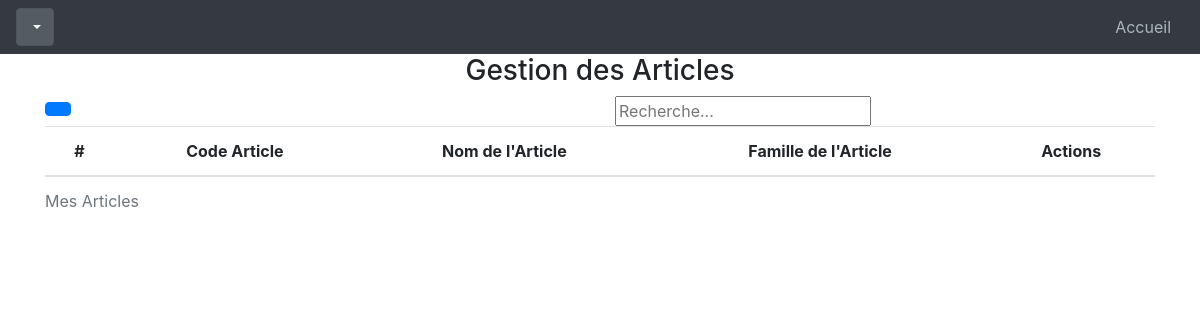
The page /articles/ on the database as committed earlier.
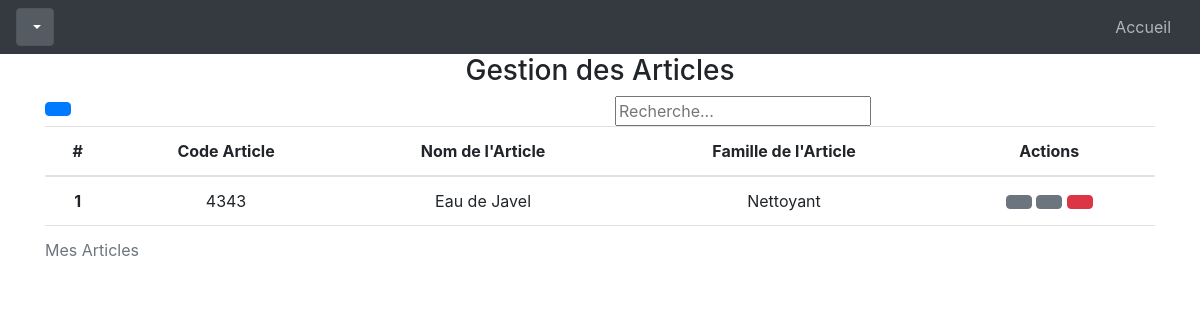
The same page on the database as committed later.
### profilAdmin/models.py (models this page shows, shortened)
class Article(models.Model):
    idarticle = models.AutoField(primary_key=True)
    codArticle = models.CharField(db_column='CodArticle', max_length=10)  # Field name made lowercase.
    nomArticle = models.CharField(max_length=40)
    idfamille = models.ForeignKey(FamilleArticle, on_delete=models.CASCADE, db_column='idfamille')
    class Meta:
        managed = True
        db_table = 'articles'

class FamilleArticle(models.Model):
    idfamille = models.AutoField(primary_key=True)
    codfamille = models.CharField(unique=True, max_length=10)
    nomfamille = models.CharField(max_length=40)
    idnatoperation = models.ForeignKey(Natoperation, on_delete=models.CASCADE, db_column='idnatoperation')
    class Meta:
        managed = True
        db_table = 'FamilleArticle'
    def __str__(self):
        return self.nomfamille

### profilAdmin/views.py (the view)
# urls.py: path('articles/', views.articles, name='articles'),
def articles(request):
    articles = Article.objects.all()
    context={'values' : articles}
    return render(request, folderLocation+'index/articles.html', context)

### templates/interfaces/administ/parametreDeBase/index/articles.html (shortened to what this page needs)
{% extends "interfaces/administ/indexTemplate.html" %}
{% block pageLink %}{% url 'articlecreate'  %}{% endblock pageLink %}
{% block indexTitle %}Gestion des Articles{% endblock indexTitle %}
{% block tableTitle %}Mes Articles{% endblock tableTitle %}
{% block col1 %}Code Article{% endblock col1 %}
{% block col2 %}Nom de l'Article{% endblock col2 %}
{% block col3 %}Famille de l'Article{% endblock col3 %}
{% block value1 %}{{val.codArticle}}{% endblock value1 %}
{% block value2 %}{{val.nomArticle}}{% endblock value2 %}
{% block value3 %}{{val.idfamille}}{% endblock value3 %}
{% block infoLink %}{% url 'articleinfo' val.pk %}{% endblock infoLink %}
{% block editLink %}{% url 'articleedit' val.pk %}{% endblock editLink %}
{% block deleteLink %}{% url 'articledelete' val.pk %}{% endblock deleteLink %}

### templates/interfaces/administ/indexTemplate.html (shortened to what this page needs)
{% extends "interfaces/administ/baseAdmin.html" %}
{% load bootstrap_icons %}
{% block content %}
<div class="container">
    <h3 class="text-center" id="{% block idTitle %}{% endblock idTitle %}">
        {% block indexTitle %}{% endblock indexTitle %}
    </h3>
    <div class="row">
        <div class="col-md-6 mb-0">
            <a class="btn btn-primary" type="button" name="button"
            href="{% block pageLink %}{% endblock pageLink %}"
            data-toggle="tooltip-create" title="Créer">
        </a>
        </div>
        <div class="col-md-6 mb-0">
            <input type="text" id="myInput" onkeyup="myFunction()"
        placeholder="Recherche..." title="Entrer votre recherche">
        </div>
    </div>
    <table id="myTable" class="table table-hover">
        <caption>{% block tableTitle %}{% endblock tableTitle %}</caption>
        <thead>
            <th class="text-center" scope="col">#</th>
            <th class="text-center" scope="col">{% block col1 %}{% endblock col1 %}</th>
            <th class="text-center" scope="col">{% block col2 %}{% endblock col2 %}</th>
            <th class="text-center" scope="col">{% block col3 %}{% endblock col3 %}</th>
            <th class="text-center" scope="col">Actions</th>
        </thead>
        <tbody>
            {% for val in values %}
            <tr>
                <th class="text-center" scope="row">{{ forloop.counter }}</th>
                <td class="text-center" scope="row">{% block value1 %}{% endblock value1 %}</td>
                <td class="text-center" scope="row">{% block value2 %}{% endblock value2 %}</td>
                <td class="text-center" scope="row">{% block value3 %}{% endblock value3 %}</td>
                <td class="text-center" scope="row">
                    <a type=button class="btn btn-secondary"
                    href="{% block infoLink %}{% endblock infoLink %}"
                    data-toggle="tooltip-info" title="Info">{% bs_icon 'info-circle' %}</a>
                    <a type=button class="btn btn-secondary"
                    href="{% block editLink %}{% endblock editLink %}"
                    data-toggle="tooltip-edit" title="Modifier">{% bs_icon 'gear' %}</a>
                    <a type=button class="btn btn-danger"
                    href="{% block deleteLink %}{% endblock deleteLink %}"
                    data-toggle="tooltip-delete" title="Supprimer">{% bs_icon 'trash' %}</a>
                </td>
            </tr>
            {% endfor %}
        </tbody>
    </table>
</div>
{% endblock content %}

Rows that differ between the two databases and show on the page:
added Article: codArticle "4343", nomArticle "Eau de Javel", idfamille "Nettoyant"
